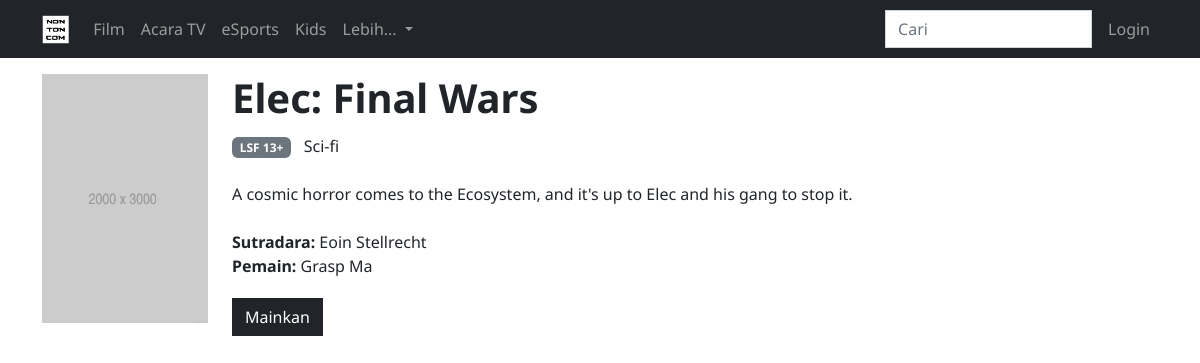
Screenshot of /info.php?id=4 with the database file from the repository.
### tables this page shows
create table videos
(
    id       int auto_increment
        primary key,
    title    varchar(100)  not null,
    poster   varchar(200)  not null,
    teaser   varchar(1000) not null,
    type     varchar(10)   not null,
    genre    varchar(100)  not null,
    rating   varchar(10)   not null,
    director varchar(100)  not null,
    actor    varchar(200)  not null,
    video    varchar(1000) not null
);

### info.php (the view, shortened to what this page needs)
<?php
    require_once "includes/connect.php";
    if (isset($_GET["id"])) {
        $id = $_GET["id"];
        $stmt = "SELECT * FROM videos WHERE id = ?";
        $sth = $connect->prepare($stmt);
        $sth->execute(array($id));
        $details = $sth->fetchAll(PDO::FETCH_ASSOC);
    }
?>
<!DOCTYPE html>
<html lang="en">
<head>
    <link rel="stylesheet" href="/assets/css/style.css">
<body>
    <?php include "includes/header.php"; ?>
    <div class="container pt-3">
        <?php
        foreach ($details as $detail) {
            echo '<div class="row">';
                echo '<div class="col-2">';
                    echo '<img src="/assets/images/posters/'.$detail["poster"].'" class="img-fluid">';
                echo '</div>';
                echo '<div class="col-8">';
                    echo '<h1>'.$detail["title"].'</h1>';
                    echo '<p class="py-1"><span class="badge bg-secondary">'.$detail["rating"].'</span>&nbsp;&nbsp;&nbsp;'.$detail["genre"].'</p>';
                    echo '<p class="py-1">'.$detail["teaser"].'</p>';
                    echo '<p class="py-1">';
                        echo '<b>Sutradara: </b>'.$detail["director"].'<br>';
                        echo '<b>Pemain: </b>'.$detail["actor"];
                    echo '</p>';
                    echo '<a href="watch.php?id='.$detail["id"].'" class="btn btn-dark">Mainkan</a> ';
                echo '</div>';
        }
        ?>
    </div>
</body>
</html>

### rows the page displays
videos: poster (placeholder picture), title "Elec: Final Wars", rating "LSF 13+", genre "Sci-fi", teaser "A cosmic horror comes to the Ecosystem, and it's up to Elec and his gang to stop it.", director "Eoin Stellrecht", actor "Grasp Ma"
